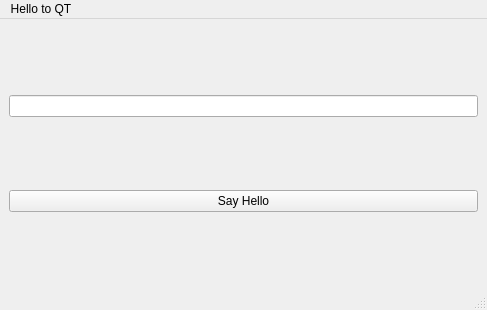
<?xml version="1.0" encoding="UTF-8"?>
<ui version="4.0">
 <class>MainWindow</class>
 <widget class="QMainWindow" name="MainWindow">
  <property name="geometry">
   <rect>
    <x>0</x>
    <y>0</y>
    <width>487</width>
    <height>310</height>
   </rect>
  </property>
  <property name="windowTitle">
   <string>MainWindow</string>
  </property>
  <widget class="QWidget" name="centralwidget">
   <layout class="QVBoxLayout" name="verticalLayout">
    <item>
     <widget class="QLineEdit" name="lineEdit"/>
    </item>
    <item>
     <widget class="QPushButton" name="pushButton">
      <property name="text">
       <string>Say Hello</string>
      </property>
     </widget>
    </item>
   </layout>
  </widget>
  <widget class="QStatusBar" name="statusbar"/>
  <widget class="QMenuBar" name="menubar">
   <property name="geometry">
    <rect>
     <x>0</x>
     <y>0</y>
     <width>487</width>
     <height>25</height>
    </rect>
   </property>
   <widget class="QMenu" name="menuHello_to_QT">
    <property name="title">
     <string>Hello to QT</string>
    </property>
    <addaction name="separator"/>
   </widget>
   <addaction name="menuHello_to_QT"/>
  </widget>
 </widget>
 <resources/>
 <connections/>
</ui>
